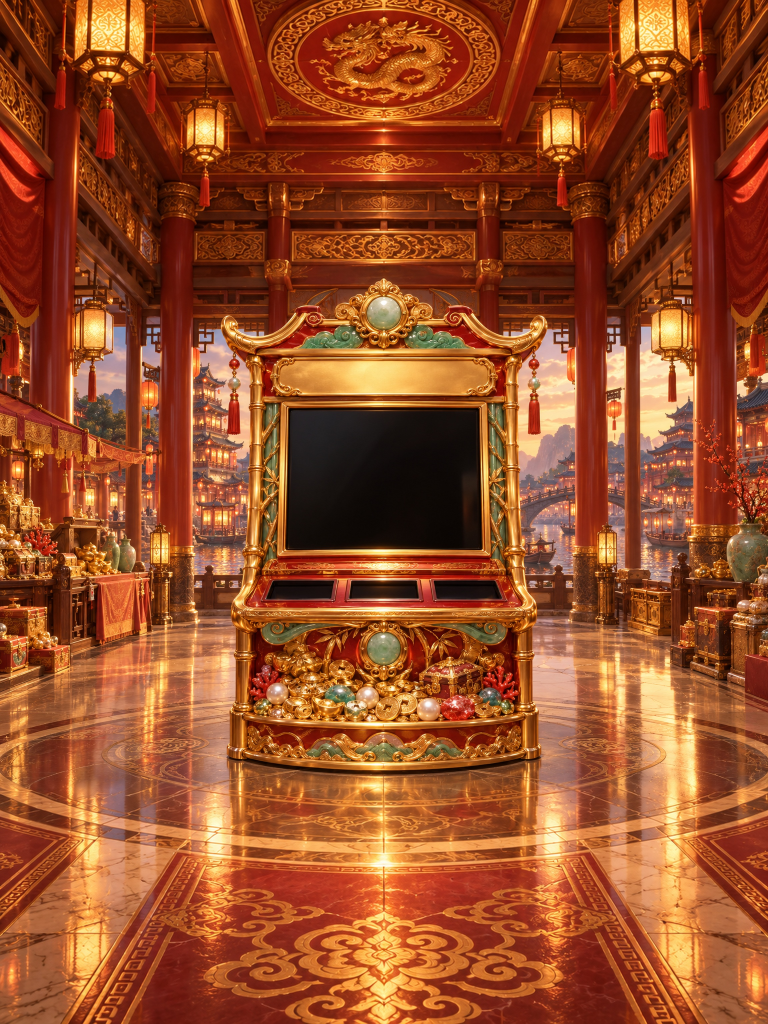
#> input picture 完整游戏模版/全游戏模版/F40_Fortune_Festival_v1.0.0/art-source/room-extension-v2/amber-panda-installed.jpg, 2304 x 3072 px (shown at 1/3 size)
$ python unify-atlas-anchors.py ../../F40_Fortune_Festival_v1.0.0/art-source/room-extension-v2/amber-panda-installed.jpg ../../F40_Fortune_Festival_v1.0.0/art-source/room-extension-v2/golden-phoenix-installed.jpg ../../F40_Fortune_Festival_v1.0.0/art-source/room-extension-v2/golden-phoenix-installed.jpg
#> lines starting #> are read from the running program, lines starting #| are printed output that depends on the picture
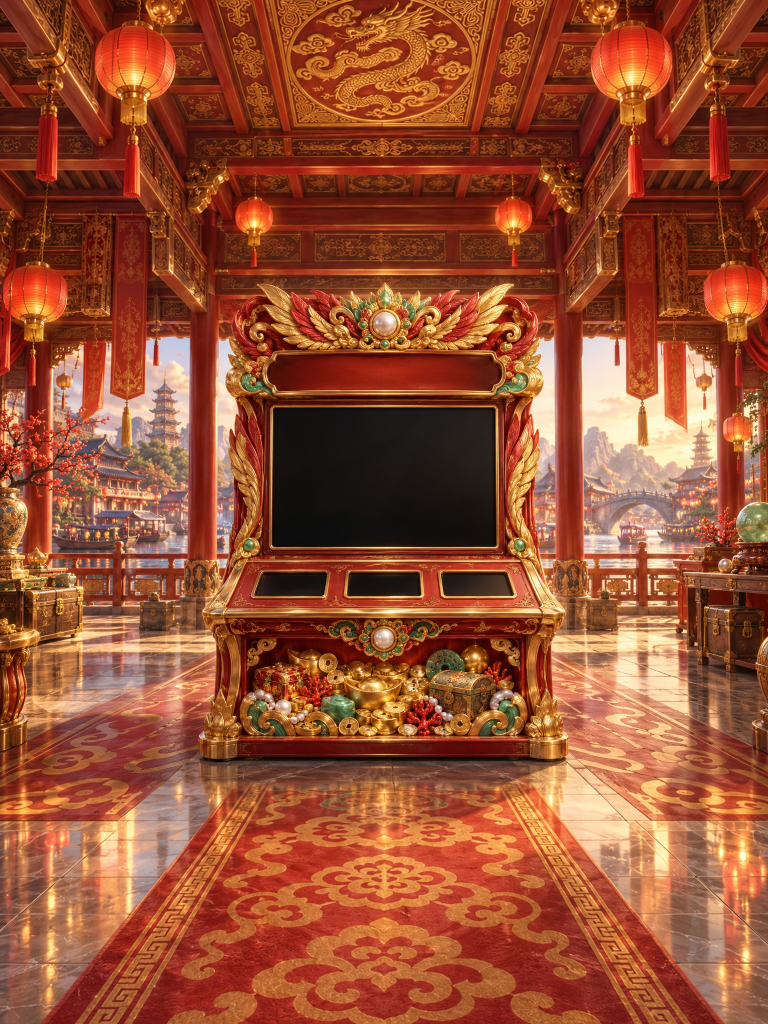
#> input picture 完整游戏模版/全游戏模版/F40_Fortune_Festival_v1.0.0/art-source/room-extension-v2/golden-phoenix-installed.jpg, 2304 x 3072 px (shown at 1/3 size)
#!/usr/bin/env python3
"""Paste the exact shared Ava and eclipse emblem into every theme atlas."""

from __future__ import annotations

import sys
from pathlib import Path

import numpy as np
from PIL import Image
from scipy import ndimage


def fitted(source: Image.Image, width: int, height: int) -> Image.Image:
    alpha = source.getchannel("A")
    box = alpha.getbbox()
    if box:
        source = source.crop(box)
    source.thumbnail((width, height), Image.Resampling.LANCZOS)
    return source


def fitted_ava_portrait(source: Image.Image, width: int, height: int) -> Image.Image:
    alpha = source.getchannel("A")
    box = alpha.getbbox()
    if box:
        source = source.crop(box)
    # The shared source is full-body for the lobby. Reel cells need the same
    # face and jacket rendered as a readable host portrait, not a tiny figure.
    portrait_height = max(1, round(source.height * 0.53))
    return fitted(source.crop((0, 0, source.width, portrait_height)), width, height)


def paste_cell(atlas: Image.Image, art: Image.Image, index: int, columns: int = 3, rows: int = 4) -> None:
    cell_w = atlas.width // columns
    cell_h = atlas.height // rows
    item = fitted(art.copy(), round(cell_w * 0.78), round(cell_h * 0.78))
    left = index % columns * cell_w + (cell_w - item.width) // 2
    top = index // columns * cell_h + (cell_h - item.height) // 2
    atlas.alpha_composite(item, (left, top))


def paste_ava_cell(atlas: Image.Image, art: Image.Image, index: int, columns: int = 3, rows: int = 4) -> None:
    cell_w = atlas.width // columns
    cell_h = atlas.height // rows
    item = fitted_ava_portrait(art.copy(), round(cell_w * 0.88), round(cell_h * 0.88))
    left = index % columns * cell_w + (cell_w - item.width) // 2
    top = index // columns * cell_h + (cell_h - item.height) // 2
    atlas.alpha_composite(item, (left, top))


def normalize_grid(atlas: Image.Image, columns: int = 3, rows: int = 4) -> Image.Image:
    """Keep the generated art square while enforcing the runtime's 3x4 grid."""
    cell = atlas.width // columns
    expected_height = cell * rows
    if atlas.height == expected_height:
        return atlas
    if atlas.height == cell * 3:
        normalized = Image.new("RGBA", (atlas.width, expected_height), (0, 0, 0, 0))
        normalized.alpha_composite(atlas, (0, 0))
        return normalized
    raise ValueError(
        f"unsupported atlas geometry {atlas.width}x{atlas.height}; expected a 3x3 or 3x4 square-cell grid"
    )


def remove_generated_cell_art(atlas: Image.Image, index: int, columns: int = 3) -> Image.Image:
    """Remove a generated symbol by component, including art spilled across a cell edge."""
#> called with index = 7, columns = 3
    source_rows = 3 if atlas.height == atlas.width else 4
#> source_rows = 4
    cell_w = atlas.width / columns
#> cell_w = 768
    cell_h = atlas.height / source_rows
#> cell_h = 768
    column = index % columns
    row = index // columns
    left = column * cell_w
#> left = 768
    right = (column + 1) * cell_w
#> right = 1536
    top = row * cell_h
#> top = 1536
    pixels = np.asarray(atlas).copy()
    labels, count = ndimage.label(pixels[:, :, 3] > 28)
#> labels: shape (3072, 2304) int32; every value is 1
#> count = 1
    if count == 0:
        return atlas
    slices = ndimage.find_objects(labels)
#> slices = 1 item
    remove_labels: list[int] = []
    for label_index, bounds in enumerate(slices, start=1):
        if bounds is None:
            continue
        ys, xs = bounds
        area = int(np.count_nonzero(labels[bounds] == label_index))
        center_x = (xs.start + xs.stop) / 2
        center_y = (ys.start + ys.stop) / 2
        if area > 80 and left <= center_x < right and top - cell_h * 0.25 <= center_y < top + cell_h * 1.5:
            remove_labels.append(label_index)
#> this loop made 1 pass
#> (label_index, area, center_x, center_y) on pass 1: (1, 7077888, 1152, 1536)
#> after the loop, remove_labels = [1]
    if remove_labels:
        pixels[np.isin(labels, remove_labels)] = 0
#> pixels: shape (3072, 2304, 4); every value is 0
    return Image.fromarray(pixels)


def clear_scatter_band(atlas: Image.Image, index: int, columns: int = 3) -> Image.Image:
    """Clear the generated scatter below the neighbouring row without clipping that row."""
#> called with index = 8, columns = 3
    source_rows = 3 if atlas.height == atlas.width else 4
#> source_rows = 4
    cell_w = atlas.width / columns
#> cell_w = 768
    cell_h = atlas.height / source_rows
#> cell_h = 768
    column = index % columns
    row = index // columns
    left = round(column * cell_w)
#> left = 1536
    right = round((column + 1) * cell_w)
#> right = 2304
    top = row * cell_h
#> top = 1536
    overlap = 0.45 if source_rows == 3 else 0.08
#> overlap = 0.08
    split = max(0, round(top - cell_h * overlap))
#> split = 1475
    atlas.paste((0, 0, 0, 0), (left, split, right, atlas.height))
    return atlas


def main() -> None:
    if len(sys.argv) < 4:
        raise SystemExit("usage: unify-atlas-anchors.py AVA.png EMBLEM.png ATLAS.png...")
    ava = Image.open(sys.argv[1]).convert("RGBA")
    emblem = Image.open(sys.argv[2]).convert("RGBA")
    for raw in sys.argv[3:]:
        path = Path(raw)
        atlas = Image.open(path).convert("RGBA")
        atlas = remove_generated_cell_art(atlas, 7)
        atlas = clear_scatter_band(atlas, 8)
        atlas = normalize_grid(atlas)
        for index, art in ((7, ava), (8, emblem)):
            if index == 7:
                paste_ava_cell(atlas, art, index)
            else:
                paste_cell(atlas, art, index)
#> this loop made 2 passes
#> index on pass 1: 7
#> index on pass 2: 8
#> pass 1, in fitted, `source = source.crop(box)`:
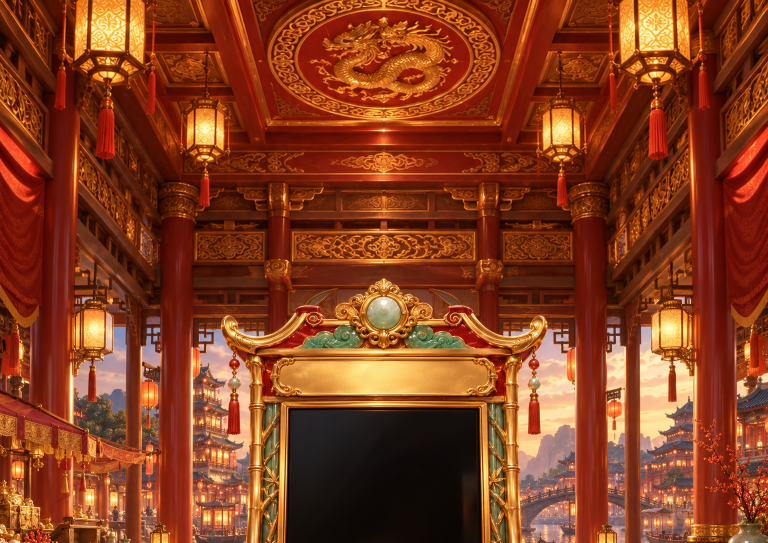
#> source: PIL image 2304x1628 RGBA (shown at 1/3 size); mean R, G, B, A 133.7, 61.9, 30.2, 255
#> pass 1, in paste_ava_cell, `item = fitted_ava_portrait(art.copy(), round(cell_w * 0.88), round(cel..`:
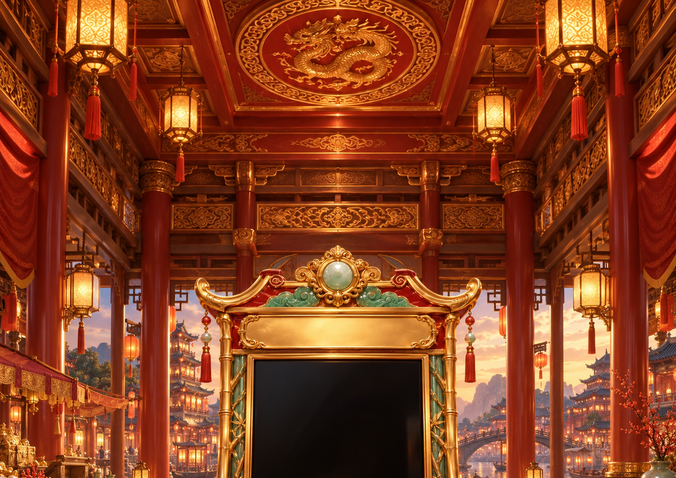
#> item: PIL image 676x478 RGBA; mean R, G, B, A 133.7, 61.9, 30.2, 255
#> after the loop:
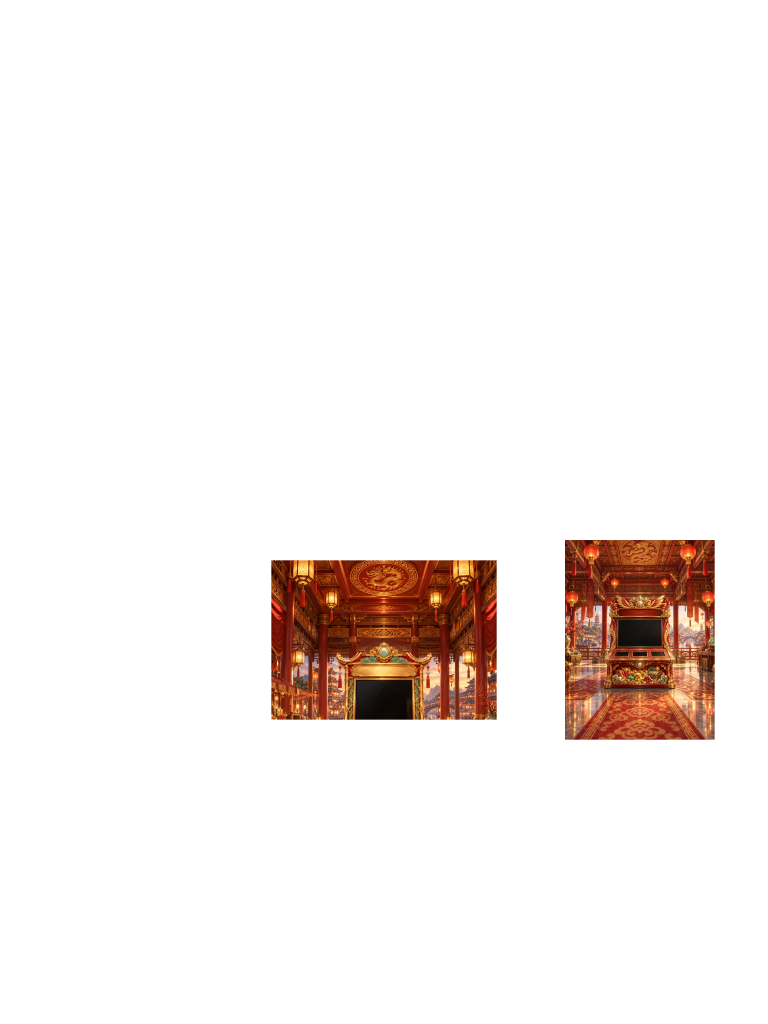
#> atlas: PIL image 2304x3072 RGBA (shown at 1/3 size); mean R, G, B, A 11.9, 5.8, 3.3, 21.3; transparent parts drawn white
        atlas.save(path, optimize=True)


if __name__ == "__main__":
    main()
